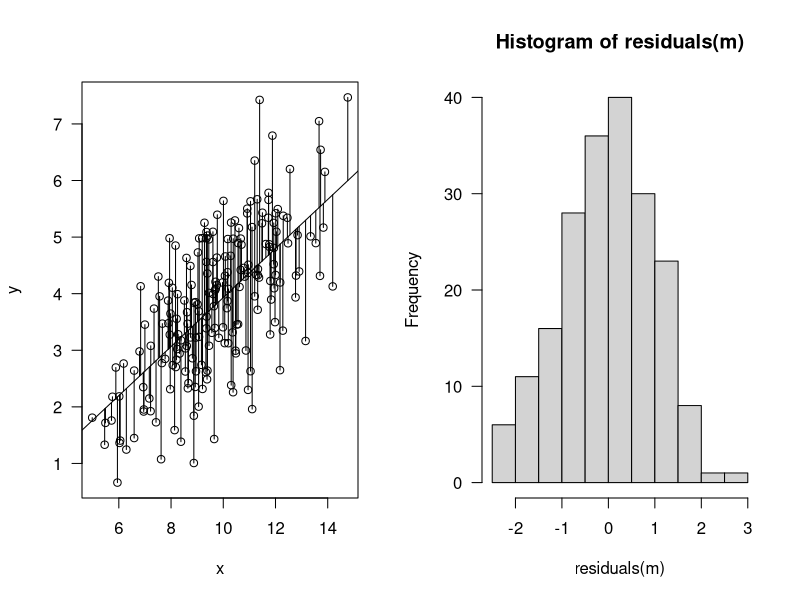

The R source for this figure:
set.seed(85)
x = rnorm(n=200, mean=10, sd=2)
y = 0.4*x + rnorm(200, 0, 1)
#plot(x, y, las=1,
 #    xlab="Leaf length (mm)",
  #   ylab="Leaf width (mm)")

m = lm(y~x)

cf = summary(m)$coef
predvals = cf[1,1] + cf[2,1]*x
par(mfrow=c(1,2))
plot(x, y, las =1)
abline(m)
segments(x, y, x, predvals)
hist(residuals(m), las=1)

summary(m)
cov(y,x)/var(x)

coefs = summary(m)$coef
(coefs[2,1]*(mean(x) + sd(x))) - (coefs[2,1]*mean(x))

cor(x,y)^2

#BOOTSTRAPING
out=NULL #create an empty variable to contains the sloop of lin.reg

frame = data.frame(x,y) #Put x and y into a table, with the variable frame

#boostraping = sampling the data


for (i in 1:1000){ #See chapter 1
  sam = frame[sample(nrow(frame), 200, replace = TRUE),] #sample is a random sampling function
  #nrow a function take the each row in the variable frame, do it 200 times, replace = TRUE because ???
  m = lm(sam$y~sam$x) #lm is linear model, it does the linear regression
  cf = summary(m)$coef #in the summary table of m, take the coefficients part as cf
  out[i] = cf[2,1] #the i value of out, is equal to the table cf (coefficients) row 2 column 1
}

cat(sd(out))






